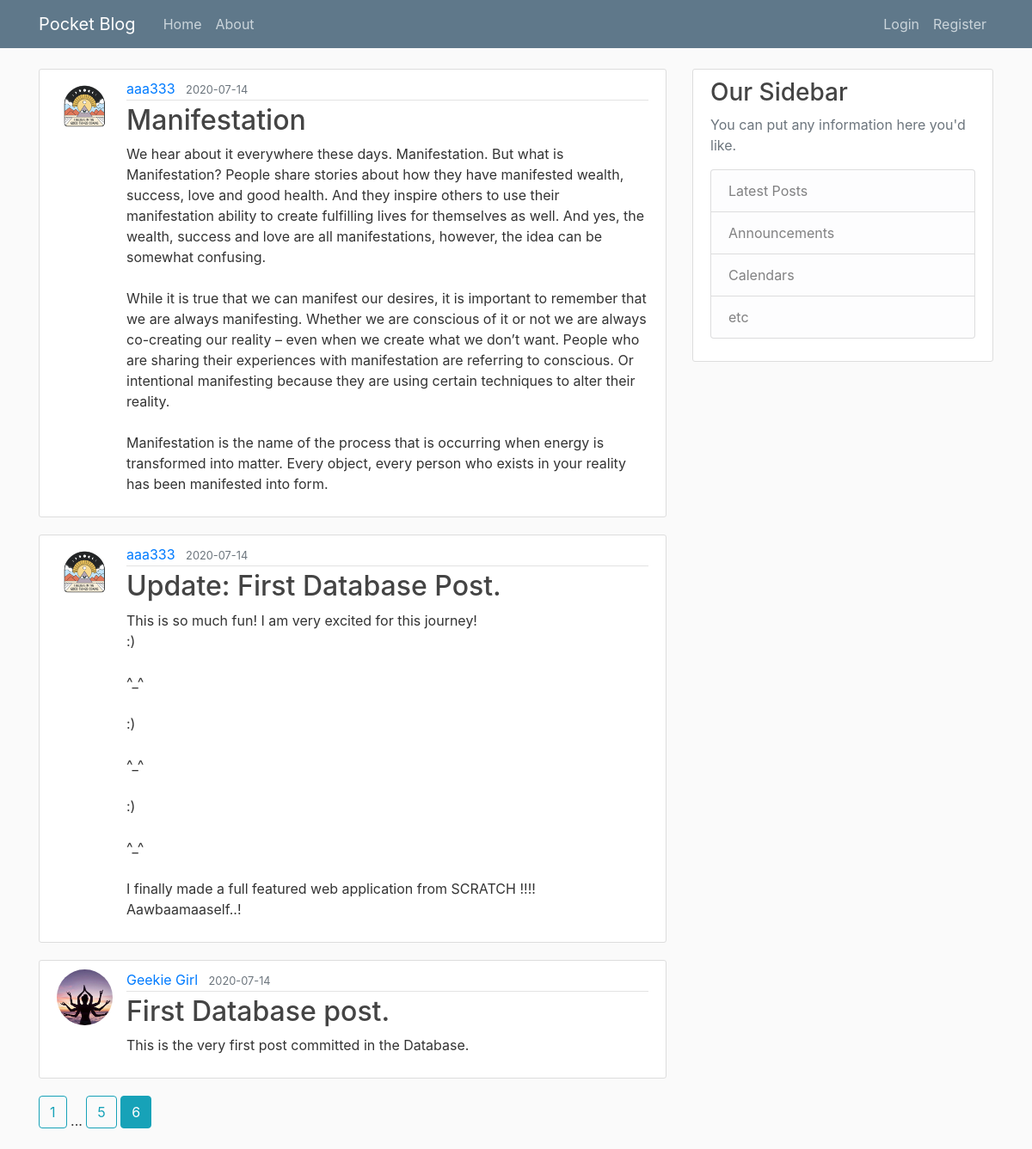
Screenshot of /home?page=6 with the database file from the repository.
### pocket_blog/models.py (models this page shows, shortened)
class Post(db.Model):
    id = db.Column(db.Integer, primary_key=True)
    title = db.Column(db.String(100), nullable=False)
    date_posted = db.Column(db.DateTime, nullable=False, default=datetime.utcnow)
    content = db.Column(db.Text, nullable=False)
    user_id = db.Column(db.Integer, db.ForeignKey('user.id'), nullable=False)

class User(db.Model, UserMixin):
    id = db.Column(db.Integer, primary_key=True)
    username = db.Column(db.String(20), unique=True, nullable=False)
    email = db.Column(db.String(120), unique=True, nullable=False)
    image_file = db.Column(db.String(20), nullable=False, default='default.jpg')
    password = db.Column(db.String(60), nullable=False)
    posts = db.relationship('Post', backref='author', lazy=True)

### pocket_blog/main/routes.py (the view)
@main.route("/")
@main.route("/home")
def home():
    page = request.args.get('page', 1, type=int)
    posts = Post.query.order_by(Post.date_posted.desc()).paginate(page=page, per_page=3)
    return render_template('home.html', posts=posts)

### pocket_blog/templates/home.html
{% extends "layout.html" %}
{% block content %}
    {% for post in posts.items %}
        <article class="media content-section">
          <img class="rounded-circle article-img" src="{{ url_for('static', filename='profile_pics/' + post.author.image_file) }}">
          <div class="media-body">
            <div class="article-metadata">
              <a class="mr-2" href="{{ url_for('users.user_posts', username=post.author.username) }}">{{ post.author.username }}</a>
              <small class="text-muted">{{ post.date_posted.strftime('%Y-%m-%d') }}</small>
            </div>
            <h2><a class="article-title" href="{{ url_for('posts.post', post_id=post.id) }}">{{ post.title }}</a></h2>
            <p class="article-content">{{ post.content }}</p>
          </div>
        </article>
    {% endfor %}
    {% for page_num in posts.iter_pages(left_edge=1, right_edge=1, left_current=1, right_current=2) %}
      {% if page_num %}
        {% if posts.page == page_num %}
          <a class="btn btn-info mb-4" href="{{ url_for('main.home', page=page_num) }}">{{ page_num }}</a>
        {% else %}
          <a class="btn btn-outline-info mb-4" href="{{ url_for('main.home', page=page_num) }}">{{ page_num }}</a>
        {% endif %}
      {% else %}
        ...
      {% endif %}
    {% endfor %}
{% endblock content %}

### pocket_blog/static/main.css (style rules this page uses)
body { background: #fafafa; color: #333333; margin-top: 5rem; }
h1, h2, h3, h4, h5, h6 { color: #444444; }
.content-section { background: #ffffff; padding: 10px 20px; border: 1px solid #dddddd; border-radius: 3px; margin-bottom: 20px; }
.article-title { color: #444444; }
.article-content { white-space: pre-line; }
.article-img { height: 65px; width: 65px; margin-right: 16px; }
.article-metadata { padding-bottom: 1px; margin-bottom: 4px; border-bottom: 1px solid #e3e3e3 }

### rows the page displays
Post: image_file (picture), author.username "aaa333", date_posted "2020-07-14", title "Manifestation", content "We hear about it everywhere these days. Manifestation. But what is Manifestation? People share stories about how they have manifested wealth, success, love and good health. And they inspire others to use their manifestation ability to create fulfilling lives for themselves as well. And yes, the wealth, success and love are all manifestations, however, the idea can be somewhat confusing. While it is true that we can manifest our desires, it is important to remember that we are always manifesting. Whether we are conscious of it or not we are always co-creating our reality – even when we create what we don’t want. People who are sharing their experiences with manifestation are referring to…"
Post: image_file (picture), author.username "aaa333", date_posted "2020-07-14", title "Update: First Database Post.", content "This is so much fun! I am very excited for this journey! :) ^_^ :) ^_^ :) ^_^ I finally made a full featured web application from SCRATCH !!!! Aawbaamaaself..!"
Post: image_file (picture), author.username "Geekie Girl", date_posted "2020-07-14", title "First Database post.", content "This is the very first post committed in the Database."

### other values shown
{{ page_num }} "1" "5"
{{ page_num }} "6"
